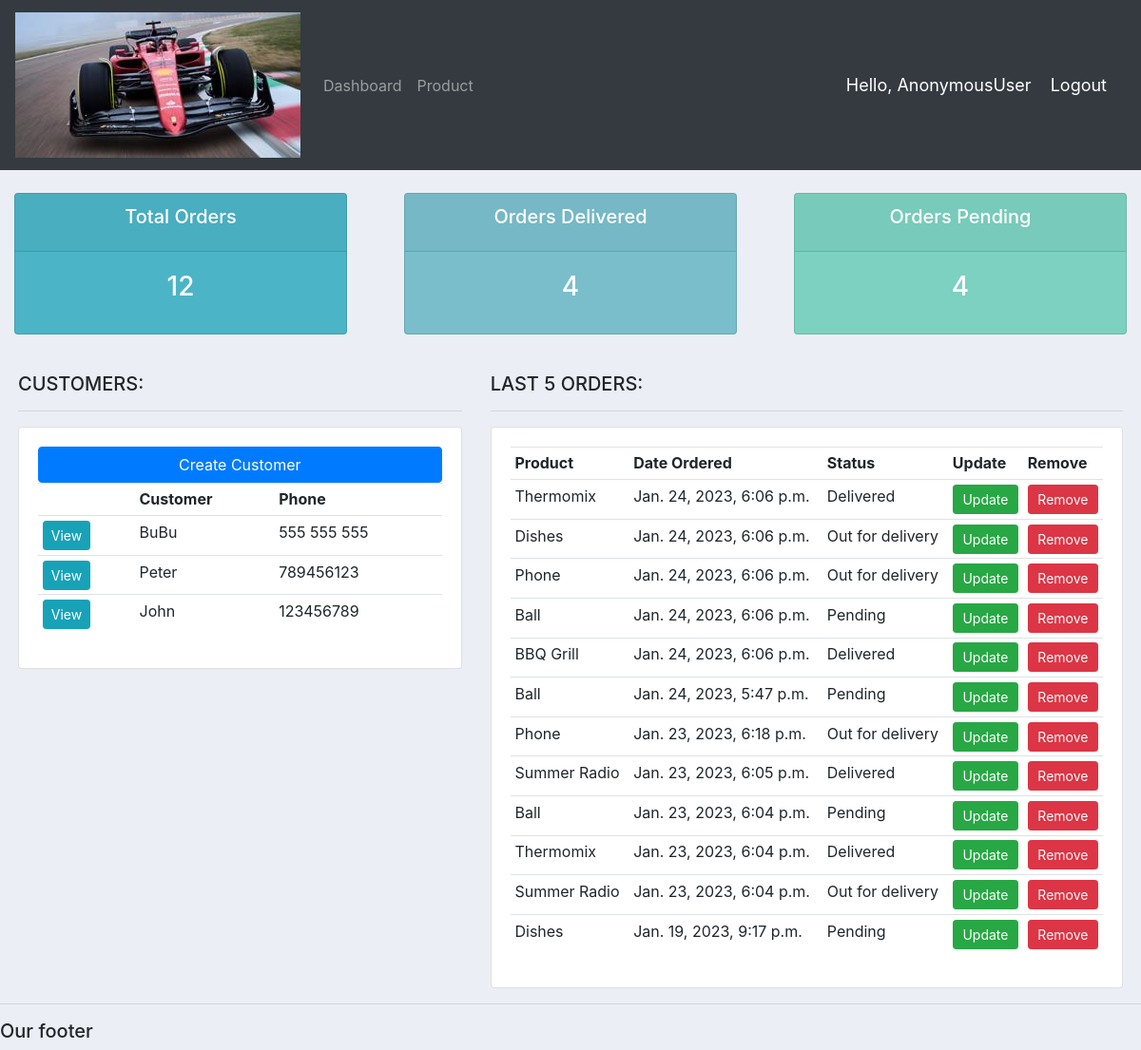
The page / on the database its author committed.
### accounts/models.py (models this page shows, shortened)
class Customer(models.Model):
    name = models.CharField(max_length=200, null=True)
    phone = models.CharField(max_length=200, null=True)
    email = models.CharField(max_length=200, null=True)
    date_created = models.DateTimeField(auto_now_add=True, null=True)

class Order(models.Model):
    STATUS = (
        ('Pending', 'Pending'), #(A,B) - A -> Value to be set, B -> value seen in the list
        ('Out for delivery', 'Out for delivery'),
        ('Delivered', 'Delivered'),
    )
    customer = models.ForeignKey(Customer, null=True, on_delete= models.SET_NULL)
    product = models.ForeignKey(Product, null=True, on_delete= models.SET_NULL)
    status = models.CharField(max_length=200, null=True, choices=STATUS)
    date_created = models.DateTimeField(auto_now_add=True, null=True)
    note = models.CharField(max_length=1000, null=True)

class Product(models.Model):
    CATEGORY = (
        ('Indoor', 'Indoor'),
        ('Outdoor', 'Outdoor'),
    )
    name = models.CharField(max_length=200, null=True)
    price = models.FloatField(null=True)
    category = models.CharField(max_length=200, null=True, choices=CATEGORY)
    description = models.CharField(max_length=200, null=True)
    tags = models.ManyToManyField(Tag)
    date_created = models.DateTimeField(auto_now_add=True, null=True)
    def __str__(self):
        return self.name

### accounts/views.py (the view)
# urls.py: path('', views.home, name="crm-home"),
def home(request):
    customers = Customer.objects.all()
    orders = Order.objects.all().order_by('-id')
    total_customers = customers.count()
    total_orders = orders.count()
    delivered = orders.filter(status = 'Delivered').count()
    pending = orders.filter(status = 'Pending').count()
    context = {
        'customers': customers,
        'orders': orders,
        'total_customers': total_customers,
        'total_orders': total_orders,
        'delivered': delivered,
        'pending': pending,
         }
    return render(request, 'accounts/dashboard.html', context)

### accounts/templates/accounts/dashboard.html
{% extends 'accounts/main.html' %}
{% block content %}
{% include 'accounts/status.html' %}
<br>
<div class="row mr-1 ml-1">
    <div class="col-md-5">
        <h5> CUSTOMERS: </h5>
        <hr>
        <div class="card card-body">
            <a class="btn btn-primary btn sm btn-block" href="#"> Create Customer </a>
            <table class="table table-sm">
                <tr>
                    <th></th>
                    <th>Customer</th>
                    <th>Phone</th>
                </tr>
                {% for customer in customers %}
                <tr>
                    <td> <a href="{% url 'crm-customer' customer.id %}" class="btn btn-sm btn-info">View</a></td>
                    <td> {{ customer.name }} </td>
                    <td> {{ customer.phone }} </td>
                </tr>
                {% endfor %}
            </table>
        </div>
    </div>
    <div class="col-md-7">
        <h5> LAST 5 ORDERS: </h5>
        <hr>
        <div class="card card-body">
            <table class="table table-sm">
                <tr>
                    <th>Product</th>
                    <th>Date Ordered</th>
                    <th>Status</th>
                    <th>Update</th>
                    <th>Remove</th>
                </tr>
                {% for order in orders %}
                <tr>
                    <td> {{ order.product }} </td>
                    <td> {{ order.date_created }} </td>
                    <td> {{ order.status }} </td>
                    <td> <a href="{% url 'crm-update-order' order.id %}" class="btn btn-success btn-sm btn-block"> Update  </a> </td>
                    <td> <a href="{% url 'crm-delete-order' order.id %}"  class="btn btn-danger btn-sm btn-block"> Remove </a> </td>
                </tr>
                {% endfor %}
            </table>
        </div>
    </div>
</div>
{% endblock %}

### static/css/main.css (style rules this page uses)
body { background-color: #ebeff5; }

### rows shown on the page
Customer: name "BuBu", phone "555 555 555"
Customer: name "Peter", phone "789456123"
Customer: name "John", phone "123456789"
Order: product "Thermomix", date_created "Jan. 24, 2023, 6:06 p.m.", status "Delivered"
Order: product "Dishes", date_created "Jan. 24, 2023, 6:06 p.m.", status "Out for delivery"
Order: product "Phone", date_created "Jan. 24, 2023, 6:06 p.m.", status "Out for delivery"
Order: product "Ball", date_created "Jan. 24, 2023, 6:06 p.m.", status "Pending"
Order: product "BBQ Grill", date_created "Jan. 24, 2023, 6:06 p.m.", status "Delivered"
Order: product "Ball", date_created "Jan. 24, 2023, 5:47 p.m.", status "Pending"
Order: product "Phone", date_created "Jan. 23, 2023, 6:18 p.m.", status "Out for delivery"
Order: product "Summer Radio", date_created "Jan. 23, 2023, 6:05 p.m.", status "Delivered"
Order: product "Ball", date_created "Jan. 23, 2023, 6:04 p.m.", status "Pending"
Order: product "Thermomix", date_created "Jan. 23, 2023, 6:04 p.m.", status "Delivered"
Order: product "Summer Radio", date_created "Jan. 23, 2023, 6:04 p.m.", status "Out for delivery"
Order: product "Dishes", date_created "Jan. 19, 2023, 9:17 p.m.", status "Pending"

### other values the page prints
{{ request.user }} "AnonymousUser"
{{ total_orders }} "12"
{{ delivered }} "4"
{{ pending }} "4"
